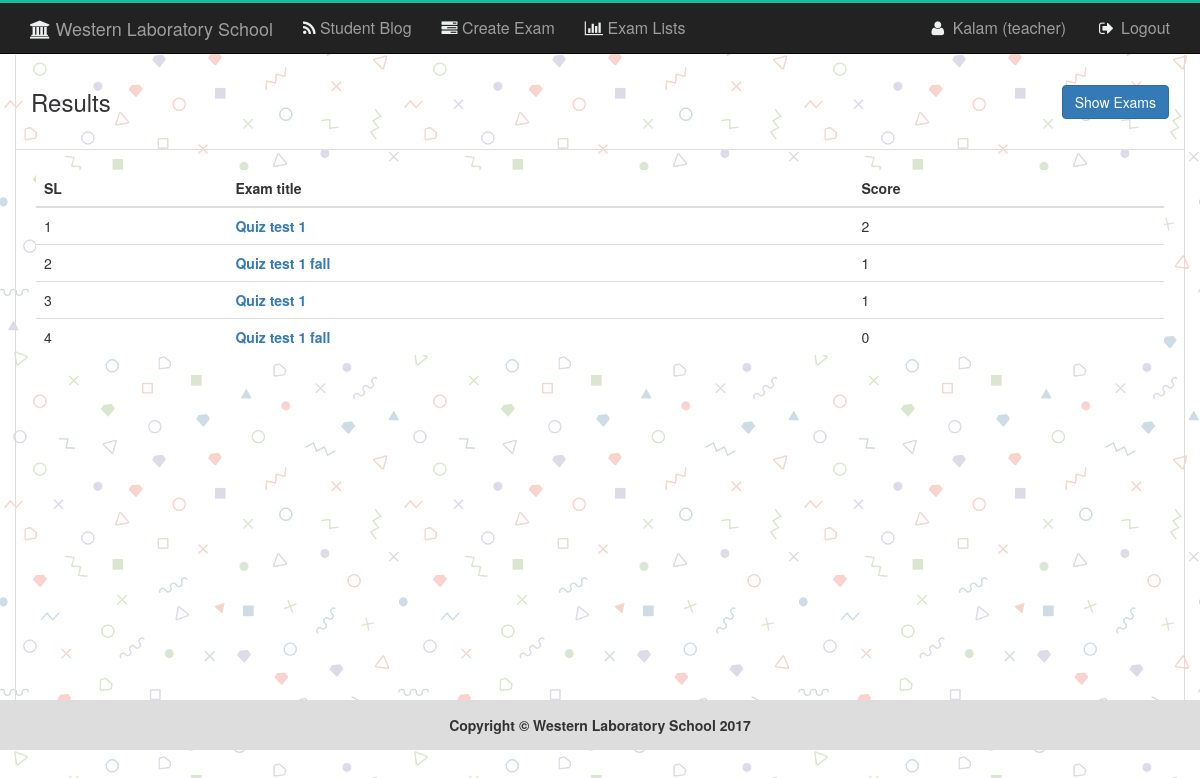
The page /result.php (signed in) on the database its author committed.
### tables this page shows
CREATE TABLE `tbl_result` (
  `id` int(11) NOT NULL,
  `exname` varchar(100) NOT NULL,
  `exid` int(11) NOT NULL,
  `userid` int(11) NOT NULL,
  `score` int(11) NOT NULL
);

### classes/exam.php (called while the page is built, shortened)
<?php
$filepath = realpath(dirname(__FILE__));
include_once ($filepath."/../libs/Database.php");
include_once ($filepath."/../libs/Session.php");
Class Exam{
	private $db;
	public function __construct(){
		$this->db = new Database();
	}
	public function getResultByUser($userid){
		$query = "SELECT * FROM tbl_result WHERE userid='$userid'";
		$getData = $this->db->select($query);
		return $getData;
	}
	}
?>

### libs/Database.php (called while the page is built, shortened)
<?php
Class Database{
	public $host   = DB_HOST;
	public $user   = DB_USER;
	public $pass   = DB_PASS;
	public $dbname = DB_NAME;
	public $link;
	private function connectDB(){
	$this->link = new mysqli($this->host, $this->user, $this->pass, $this->dbname);
 }
	public function select($query){
		$result = $this->link->query($query) or die($this->link->error.__LINE__);
		if($result->num_rows > 0){
			return $result;
		} else {
			return false;
		}
	}
}

### libs/Session.php (called while the page is built, shortened)
<?php
class Session{
	 public static function get($key){
	 	if (isset($_SESSION[$key])) {
	 		return $_SESSION[$key];
	 	} else {
	 		return false;
	 	}
	 }
}
?>

### result.php (the view)
<?php
include_once "header.php";
?>
<section id="examlist">
    <div class="container obls_margin obls_border">
        <div class="row">
            <div class="col-md-6 examlistpad">
                <span style="font-size:24px;">Results</span>
            </div>
            <div class="col-md-6 text-right examlistpad">
                <div class="">
                  <a href="examlist.php" class="btn btn-primary">Show Exams</a>
                </div>
            </div>
        </div>
        <div class="row" id="postdetails">
            <div class="col-md-12" style="padding:20px;">
                <table class="table table-hover exlisttable" style="background:#fff">
                    <thead>
                      <tr>
                        <th>SL</th>
                        <th>Exam title</th>
                        <th>Score</th>
                      </tr>
                    </thead>
                    <tbody>
                    <?php
                    $i=0;
                    $userid = Session::get('userid');
                    $getex= $ex->getResultByUser($userid);
                    if ($getex) {
                    while ($row = $getex->fetch_assoc()) {
                      $i++;
                   ?>
                      <tr>
                        <td><?php echo $i;?></td>
                        <td><strong><a href="#"><?php echo $row['exname'];?></a></strong></td>
                        <td><?php echo $row['score'];?></td>
                      </tr>
                    <?php
                          }
                       }else{
                        echo "<td colspan=3>Nothing found !</td>";
                      }
                    ?>
                    </tbody>
                </table>
            </div>
        </div>
    </div>
</section>
<?php
include_once "footer.php";
?>

### assets/css/main.css (style rules this page uses)
body { background-image: url("../img/logintexture.png"); }
.obls_border { border-left: 1px solid #ddd; border-right: 1px solid #ddd; }
.obls_margin { margin-top: 55px; }
#postdetails { min-height: 550px; padding-bottom: 30px; }
.examlistpad { padding: 30px 15px; border-bottom: 1px solid #ddd; }

### rows shown on the page
tbl_result: exname "Quiz test 1", score "2"
tbl_result: exname "Quiz test 1 fall", score "1"
tbl_result: exname "Quiz test 1", score "1"
tbl_result: exname "Quiz test 1 fall", score "0"

### other values the page prints
Session::get('username') "Kalam"
Session::get("usertype") "teacher"
